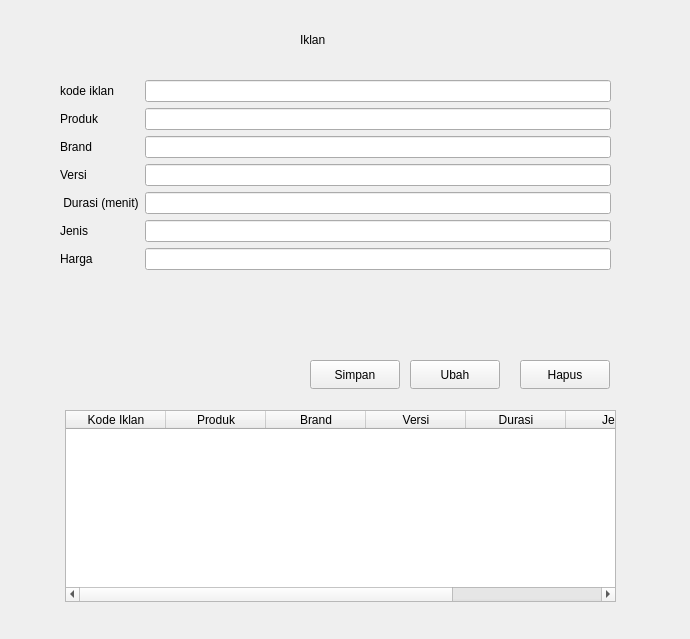
<?xml version="1.0" encoding="UTF-8"?>
<ui version="4.0">
 <class>Form</class>
 <widget class="QWidget" name="Form">
  <property name="geometry">
   <rect>
    <x>0</x>
    <y>0</y>
    <width>690</width>
    <height>639</height>
   </rect>
  </property>
  <property name="windowTitle">
   <string>Form</string>
  </property>
  <widget class="QWidget" name="formLayoutWidget">
   <property name="geometry">
    <rect>
     <x>60</x>
     <y>80</y>
     <width>551</width>
     <height>271</height>
    </rect>
   </property>
   <layout class="QFormLayout" name="formLayout">
    <item row="0" column="0">
     <widget class="QLabel" name="kodeiklanLabel">
      <property name="text">
       <string>kode iklan</string>
      </property>
     </widget>
    </item>
    <item row="0" column="1">
     <widget class="QLineEdit" name="kodeiklanLineEdit"/>
    </item>
    <item row="1" column="0">
     <widget class="QLabel" name="produkLabel">
      <property name="text">
       <string>Produk</string>
      </property>
     </widget>
    </item>
    <item row="1" column="1">
     <widget class="QLineEdit" name="produkLineEdit"/>
    </item>
    <item row="2" column="0">
     <widget class="QLabel" name="brandLabel">
      <property name="text">
       <string>Brand</string>
      </property>
     </widget>
    </item>
    <item row="2" column="1">
     <widget class="QLineEdit" name="brandLineEdit"/>
    </item>
    <item row="3" column="0">
     <widget class="QLabel" name="versiLabel">
      <property name="text">
       <string>Versi</string>
      </property>
     </widget>
    </item>
    <item row="3" column="1">
     <widget class="QLineEdit" name="versiLineEdit"/>
    </item>
    <item row="4" column="0">
     <widget class="QLabel" name="durasiLabel">
      <property name="text">
       <string> Durasi (menit)</string>
      </property>
     </widget>
    </item>
    <item row="4" column="1">
     <widget class="QLineEdit" name="durasiLineEdit"/>
    </item>
    <item row="5" column="0">
     <widget class="QLabel" name="jenisLabel">
      <property name="text">
       <string>Jenis</string>
      </property>
     </widget>
    </item>
    <item row="5" column="1">
     <widget class="QLineEdit" name="jenisLineEdit"/>
    </item>
    <item row="6" column="0">
     <widget class="QLabel" name="hargaLabel">
      <property name="text">
       <string>Harga</string>
      </property>
     </widget>
    </item>
    <item row="6" column="1">
     <widget class="QLineEdit" name="hargaLineEdit"/>
    </item>
   </layout>
  </widget>
  <widget class="QPushButton" name="hapusButton">
   <property name="geometry">
    <rect>
     <x>520</x>
     <y>360</y>
     <width>90</width>
     <height>29</height>
    </rect>
   </property>
   <property name="text">
    <string>Hapus</string>
   </property>
  </widget>
  <widget class="QPushButton" name="simpanButton">
   <property name="geometry">
    <rect>
     <x>310</x>
     <y>360</y>
     <width>90</width>
     <height>29</height>
    </rect>
   </property>
   <property name="text">
    <string>Simpan</string>
   </property>
  </widget>
  <widget class="QTableWidget" name="tableWidget">
   <property name="geometry">
    <rect>
     <x>65</x>
     <y>410</y>
     <width>551</width>
     <height>192</height>
    </rect>
   </property>
   <column>
    <property name="text">
     <string>Kode Iklan</string>
    </property>
   </column>
   <column>
    <property name="text">
     <string>Produk</string>
    </property>
   </column>
   <column>
    <property name="text">
     <string>Brand</string>
    </property>
   </column>
   <column>
    <property name="text">
     <string>Versi</string>
    </property>
   </column>
   <column>
    <property name="text">
     <string>Durasi</string>
    </property>
   </column>
   <column>
    <property name="text">
     <string>Jenis</string>
    </property>
   </column>
   <column>
    <property name="text">
     <string>Harga</string>
    </property>
   </column>
  </widget>
  <widget class="QLabel" name="label">
   <property name="geometry">
    <rect>
     <x>300</x>
     <y>30</y>
     <width>63</width>
     <height>20</height>
    </rect>
   </property>
   <property name="text">
    <string>Iklan</string>
   </property>
  </widget>
  <widget class="QPushButton" name="ubahButton">
   <property name="geometry">
    <rect>
     <x>410</x>
     <y>360</y>
     <width>90</width>
     <height>29</height>
    </rect>
   </property>
   <property name="text">
    <string>Ubah</string>
   </property>
  </widget>
 </widget>
 <resources/>
 <connections/>
</ui>
